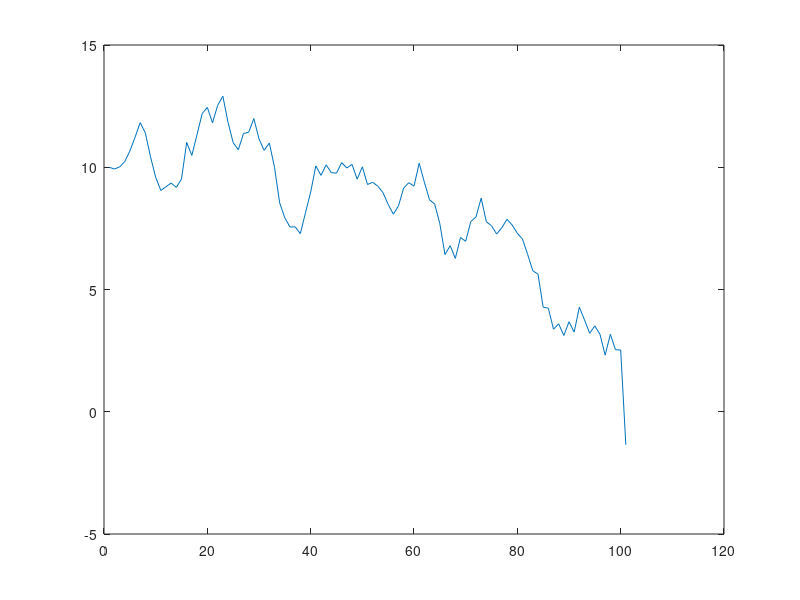
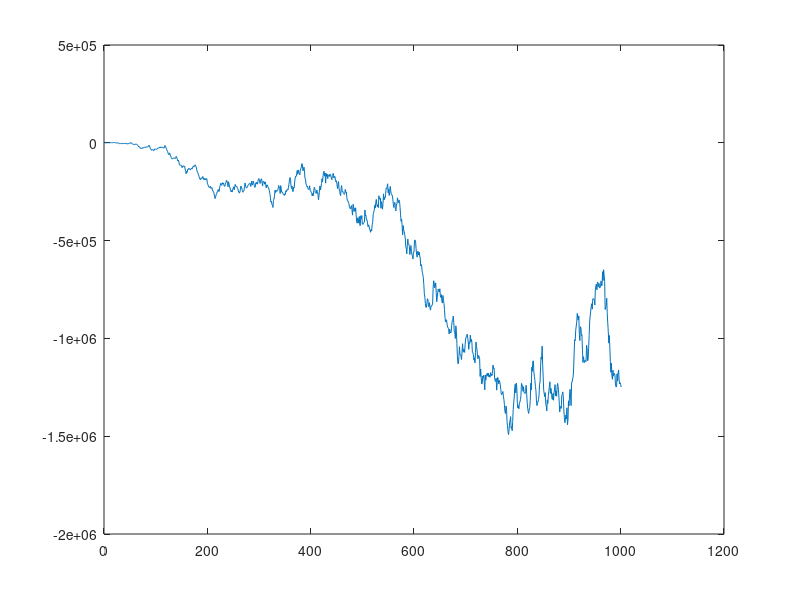

Source code (MATLAB) for these figures, in order:
function[] = question5()

    T= 2;
    N=100;
    r=0.1;
    sigma=5;
    delta_t=T/N;
    x0=10;
    X(1)=x0;
    X2(1)=x0;
    W(1)=0;
    t=(0:N)*delta_t;
    Nmc=1000;
    I2=0;
    for k=1:Nmc

        for i=1:N

            W(i+1)=W(i)+sqrt(delta_t)*randn;
            X(i+1)=X(i)-X(i)/(T-t(i))*delta_t+sigma*(W(i+1)-W(i));
            I2=I2+(W(i+1)-W(i))/(T-t(i));

        end
%         plot(X);
%         hold on;
         X2(k+1)=(x0*(T-k)/T)+sigma*(T-k)*I2;

    end
    plot(X);
    figure;
    plot(X2);
    %plot(X2,'ro','MarkerSize',4,'MarkerFaceColor', 'r');




end